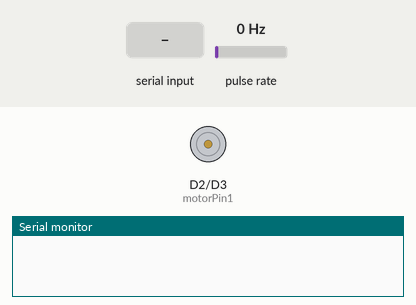
Simulated run of this sketch. Board: ESP8266 (NodeMCU). Parts: motor-driver pin pairs drawn as motors (green arrow = first pin HIGH = forward, orange = second pin HIGH = backward, longer = more drive), the last lines printed to the serial monitor. Wiring (inferred from the names in the program): pulse sensor: data D6. The test bench sets the inputs (shaded band); at power-on: pulse rate 0 Hz.

Above: at 1.2 s.
1.3 s: "90,45\n" received over Serial
At 2.5 s:
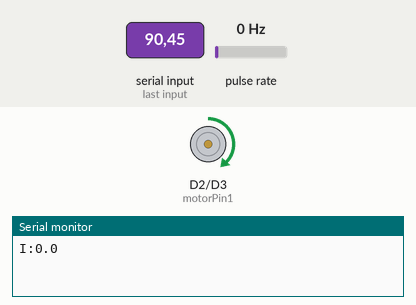
2.8 s: "30,150\n" received over Serial
At 3.9 s:
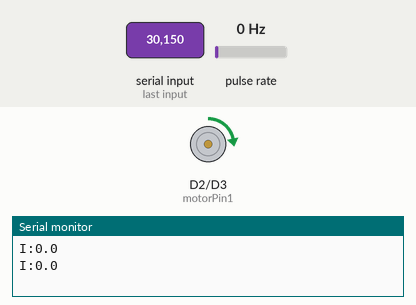
4.3 s: "200\n" received over Serial
At 5.0 s:
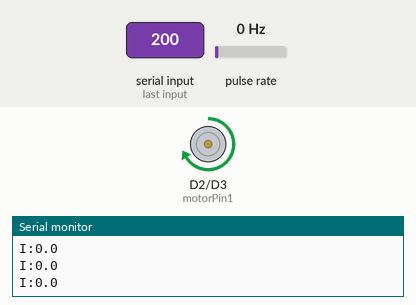
5.8 s: "90\n" received over Serial
At 6.2 s:
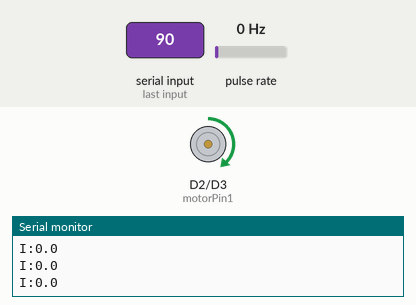
Timing chart, 0 to 8.3 s (numbered marks = the images above; inputs shaded):
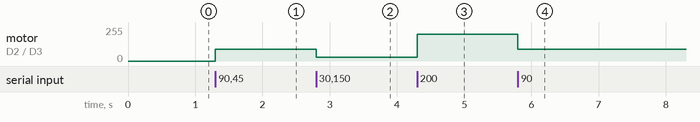

Measured:
- after the input at 1.3 s, motor on D2 (motorPin1) / D3 (motorPin2): stopped → forward 90/255 at once
- after the input at 2.8 s, motor on D2 (motorPin1) / D3 (motorPin2): forward 90/255 → forward 30/255 at once
- after the input at 4.3 s, motor on D2 (motorPin1) / D3 (motorPin2): forward 30/255 → forward 200/255 at once
- after the input at 5.8 s, motor on D2 (motorPin1) / D3 (motorPin2): forward 200/255 → forward 90/255 at once

The sketch:

revkit.ino
```cpp
const int encoderPin1 = D6;  // Channel A
const int encoderPin2 = D7;  // Channel B
const int motorPin1 = D2;
const int motorPin2 = D3;

volatile unsigned long lastPulseMicros = 0;
volatile unsigned long pulseIntervalMicros = 0;
volatile bool newPulse = false;
volatile int direction = 1;

volatile float rpm = 0;

const int pulsesPerRev = 224;

void IRAM_ATTR onPulse() {
  unsigned long now = micros();
  pulseIntervalMicros = now - lastPulseMicros;
  lastPulseMicros = now;
  direction = digitalRead(encoderPin2) ? 1 : -1;  // if B is high when A rises, direction is reverse
  rpm = direction * (60.0 * 1e6) / (pulsesPerRev * pulseIntervalMicros);
  // newPulse = true;
}

void setup() {
  Serial.begin(115200);
  pinMode(encoderPin1, INPUT_PULLUP);
  pinMode(encoderPin2, INPUT_PULLUP);
  pinMode(motorPin1, OUTPUT);
  pinMode(motorPin2, OUTPUT);
  attachInterrupt(digitalPinToInterrupt(encoderPin1), onPulse, RISING);
}

void loop() {
  // Handle incoming PWM command
  if (Serial.available()) {
    String input = Serial.readStringUntil('\n');
    int pwm = input.toInt();

    if (pwm > 0) {
      analogWrite(motorPin1, pwm);
      analogWrite(motorPin2, 0);  // Forward
    } else {
      analogWrite(motorPin2, -pwm);
      analogWrite(motorPin1, 0);  // Backward
    }

    Serial.print("I:");
    Serial.println(rpm, 1);
  }

  // // Compute and send RPM
  // static unsigned long lastPrintMicros = 0;
  // unsigned long now = micros();

  // if (newPulse) {
  //   newPulse = false;
  //   if (pulseIntervalMicros > 0) {
  //     float rpm = (60.0 * 1e6) / (pulsesPerRev * pulseIntervalMicros);
  //     Serial.print("I:");
  //     Serial.println(direction * rpm, 1);
  //   }
  //   lastPrintMicros = now;
  // } else if (now - lastPrintMicros > 30000) {
  //   Serial.println("I:0.0");
  //   lastPrintMicros = now;
  // }

  // // delay(5);
}
```
